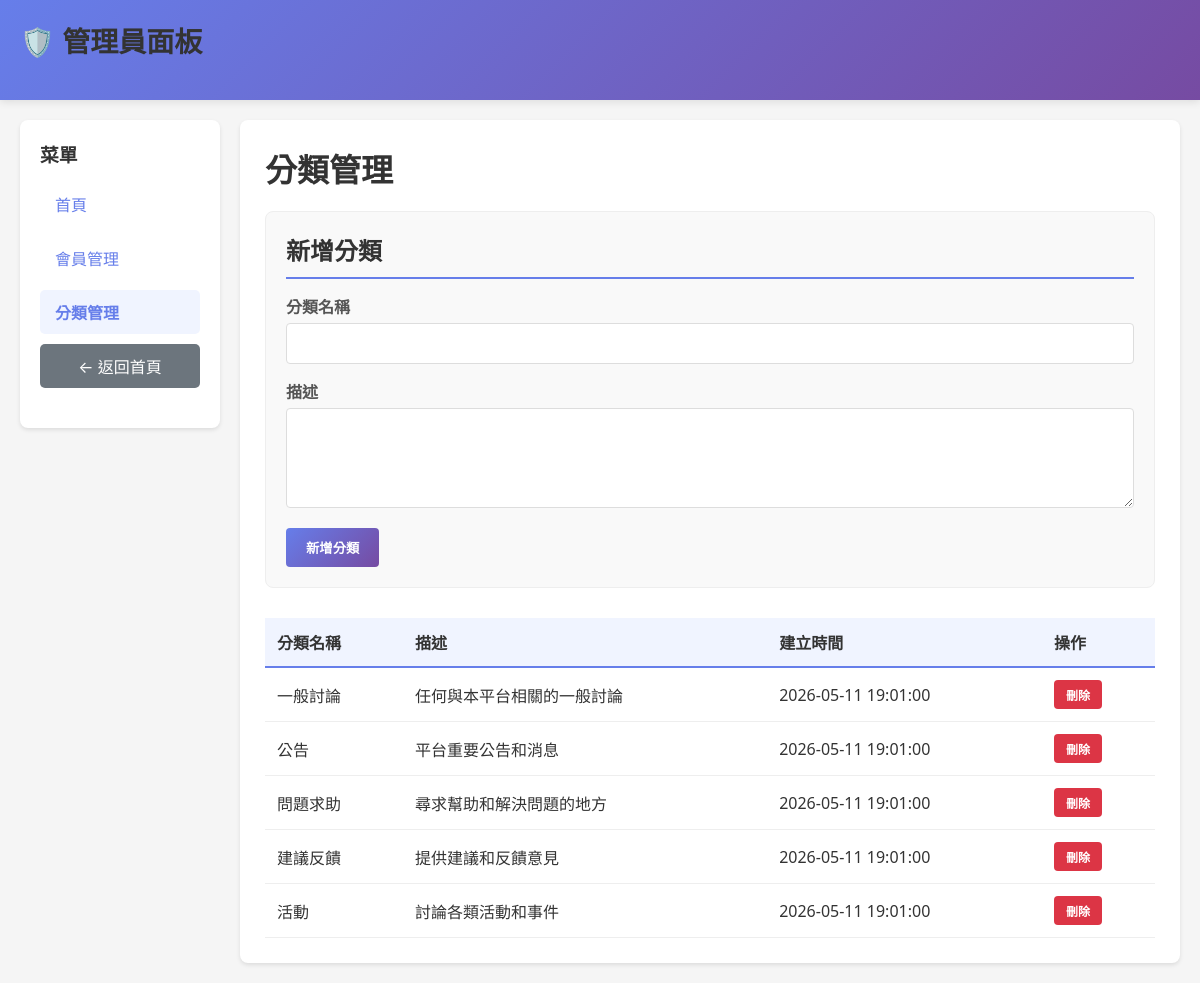
The app's page /admin_panel.php?action=categories (signed in) with its own data.
### tables this page shows
CREATE TABLE categories (
    id INT AUTO_INCREMENT PRIMARY KEY,
    name VARCHAR(100) NOT NULL UNIQUE,
    description TEXT,
    created_at TIMESTAMP DEFAULT CURRENT_TIMESTAMP
);

### admin_panel.php (the view, shortened to what this page needs)
<?php
require 'auth.php';
function escape($text) {
    return htmlspecialchars($text, ENT_QUOTES, 'UTF-8');
}
$action = isset($_GET['action']) ? $_GET['action'] : 'home';
$data = [];
if ($action === 'categories') {
    try {
        $stmt = $pdo->query('SELECT * FROM categories ORDER BY name');
        $data['categories'] = $stmt->fetchAll();
    } catch (PDOException $e) {
        $error = '讀取分類失敗: ' . $e->getMessage();
    }
}
?>
<!DOCTYPE html>
<html lang="zh-Hant">
<head>
    <link rel="stylesheet" href="styles.css">
</head>
<body>
    <div class="header">
        <h1>🛡️ 管理員面板</h1>
    </div>
    <div class="container">
        <div class="sidebar">
            <h3>菜單</h3>
            <nav>
                <li><a href="?action=home" <?= $action == 'home' ? 'class="active"' : '' ?>>首頁</a></li>
                <li><a href="?action=members" <?= $action == 'members' ? 'class="active"' : '' ?>>會員管理</a></li>
                <li><a href="?action=categories" <?= $action == 'categories' ? 'class="active"' : '' ?>>分類管理</a></li>
            </nav>
            <a href="index.php" class="back-link">← 返回首頁</a>
        </div>
        <div class="main-content">
            <?php if ($action === 'home'): ?>
                <h1>管理統計</h1>
                <div class="stats">
                    <div class="stat-card">
                        <div class="stat-number"><?= $data['member_count'] ?></div>
                        <div class="stat-label">會員總數</div>
                    </div>
                    <div class="stat-card">
                        <div class="stat-number"><?= $data['news_count'] ?></div>
                        <div class="stat-label">討論總數</div>
                    </div>
                    <div class="stat-card">
                        <div class="stat-number"><?= $data['reply_count'] ?></div>
                        <div class="stat-label">回應總數</div>
                    </div>
                    <div class="stat-card">
                        <div class="stat-number"><?= $data['category_count'] ?></div>
                        <div class="stat-label">分類總數</div>
                    </div>
                </div>
            <?php elseif ($action === 'categories'): ?>
                <h1>分類管理</h1>
                <div class="admin-form-box">
                    <h2>新增分類</h2>
                    <form method="POST">
                        <div class="form-group">
                            <label for="name">分類名稱</label>
                            <input type="text" id="name" name="name" required>
                        </div>
                        <div class="form-group">
                            <label for="description">描述</label>
                            <textarea id="description" name="description"></textarea>
                        </div>
                        <button type="submit" class="btn">新增分類</button>
                    </form>
                </div>
                <table>
                    <thead>
                        <tr>
                            <th>分類名稱</th>
                            <th>描述</th>
                            <th>建立時間</th>
                            <th>操作</th>
                        </tr>
                    </thead>
                    <tbody>
                        <?php if (empty($data['categories'])): ?>
                            <tr><td colspan="4" class="empty">沒有分類</td></tr>
                        <?php else: ?>
                            <?php foreach ($data['categories'] as $cat): ?>
                                <tr>
                                    <td><?= escape($cat['name']) ?></td>
                                    <td><?= escape($cat['description']) ?></td>
                                    <td><?= escape($cat['created_at']) ?></td>
                                    <td>
                                        <form method="POST" style="display: inline;">
                                            <button type="submit" class="btn btn-small btn-danger" onclick="return confirm('確定要刪除此分類嗎？')">刪除</button>
                                        </form>
                                    </td>
                                </tr>
                            <?php endforeach; ?>
                        <?php endif; ?>
                    </tbody>
                </table>
            <?php endif; ?>
        </div>
    </div>
</body>
</html>

### styles.css (style rules this page uses)
* { margin: 0; padding: 0; box-sizing: border-box; }
body { font-family: system-ui, -apple-system, Arial, sans-serif; background: #f5f5f5; color: #333; }
.header { background: linear-gradient(135deg, #667eea 0%, #764ba2 100%); color: white; padding: 20px; box-shadow: 0 2px 8px rgba(0,0,0,0.1); }
.header h1 { font-size: 28px; }
.container { max-width: 1200px; margin: 20px auto; padding: 0 20px; }
.card, .form-box, .sidebar { background: white; padding: 20px; border-radius: 8px; box-shadow: 0 2px 4px rgba(0,0,0,0.1); margin-bottom: 20px; }
.form-group { margin-bottom: 15px; }
label { display: block; margin-bottom: 5px; font-weight: 600; color: #555; }
input[type="text"], input[type="password"], input[type="color"], textarea, select { width: 100%; padding: 10px; border: 1px solid #ddd; border-radius: 4px; font-family: inherit; font-size: 14px; transition: border-color 0.3s; }
textarea { resize: vertical; min-height: 100px; }
.btn { padding: 10px 20px; background: linear-gradient(135deg, #667eea 0%, #764ba2 100%); color: white; border: none; border-radius: 4px; cursor: pointer; font-weight: 600; transition: transform 0.2s; }
.btn-small { padding: 6px 12px; font-size: 12px; }
.btn-danger { background: #dc3545; }
a { color: #667eea; text-decoration: none; }
.back-link { display: inline-block; padding: 8px 15px; background: linear-gradient(135deg, #667eea 0%, #764ba2 100%); color: white; border-radius: 5px; margin-top: 25px; margin-bottom: 20px; transition: opacity 0.3s; text-decoration: none; }
h1 { margin-bottom: 20px; color: #333; }
h2 { margin-bottom: 15px; color: #333; border-bottom: 2px solid #667eea; padding-bottom: 10px; }
h3 { margin-bottom: 15px; color: #333; }
table { width: 100%; border-collapse: collapse; margin-top: 20px; }
table th { background: #f0f4ff; padding: 12px; text-align: left; border-bottom: 2px solid #667eea; }
table td { padding: 12px; border-bottom: 1px solid #eee; }

### admin_panel.php (style rules this page uses)
.container { display: grid; grid-template-columns: 200px 1fr; gap: 20px; max-width: 1200px; margin: 20px auto; padding: 0 20px; }
.sidebar { background: white; padding: 20px; border-radius: 8px; box-shadow: 0 2px 4px rgba(0,0,0,0.1); height: fit-content; }
.sidebar nav { list-style: none; }
.sidebar nav li { margin-bottom: 10px; }
.sidebar nav a { display: block; padding: 10px 15px; color: #667eea; text-decoration: none; border-radius: 5px; transition: background 0.3s; }
.sidebar nav a:hover, .sidebar nav a.active { background: #f0f4ff; font-weight: bold; }
.back-link { display: block; padding: 10px 15px; background: #6c757d; color: white; text-decoration: none; border-radius: 5px; text-align: center; margin-top: 10px; transition: background 0.3s; }
.main-content { background: white; padding: 25px; border-radius: 8px; box-shadow: 0 2px 4px rgba(0,0,0,0.1); }
table { width: 100%; border-collapse: collapse; margin-top: 20px; }
table th { background: #f0f4ff; padding: 12px; text-align: left; border-bottom: 2px solid #667eea; }
table td { padding: 12px; border-bottom: 1px solid #eee; }
.btn-small { padding: 6px 12px; font-size: 12px; }
.btn-danger { background: #dc3545; }
.admin-form-box { background: #f9f9f9; padding: 20px; border-radius: 8px; margin-bottom: 30px; border: 1px solid #eee; }

### records on screen
categories: name "一般討論", description "任何與本平台相關的一般討論", created_at "2026-05-11 19:01:00"
categories: name "公告", description "平台重要公告和消息", created_at "2026-05-11 19:01:00"
categories: name "問題求助", description "尋求幫助和解決問題的地方", created_at "2026-05-11 19:01:00"
categories: name "建議反饋", description "提供建議和反饋意見", created_at "2026-05-11 19:01:00"
categories: name "活動", description "討論各類活動和事件", created_at "2026-05-11 19:01:00"
